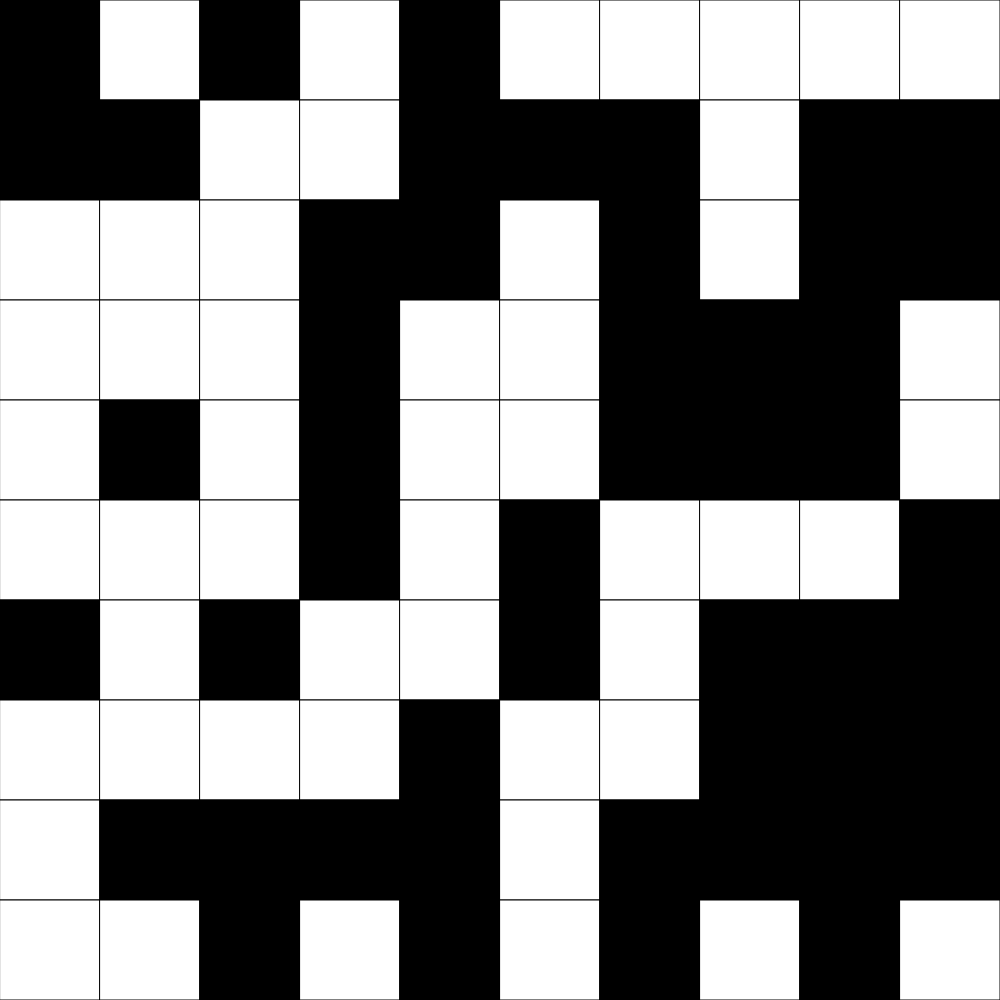
Frame 1 (no input)
Frame 60 (no input): identical to frame 1, image omitted
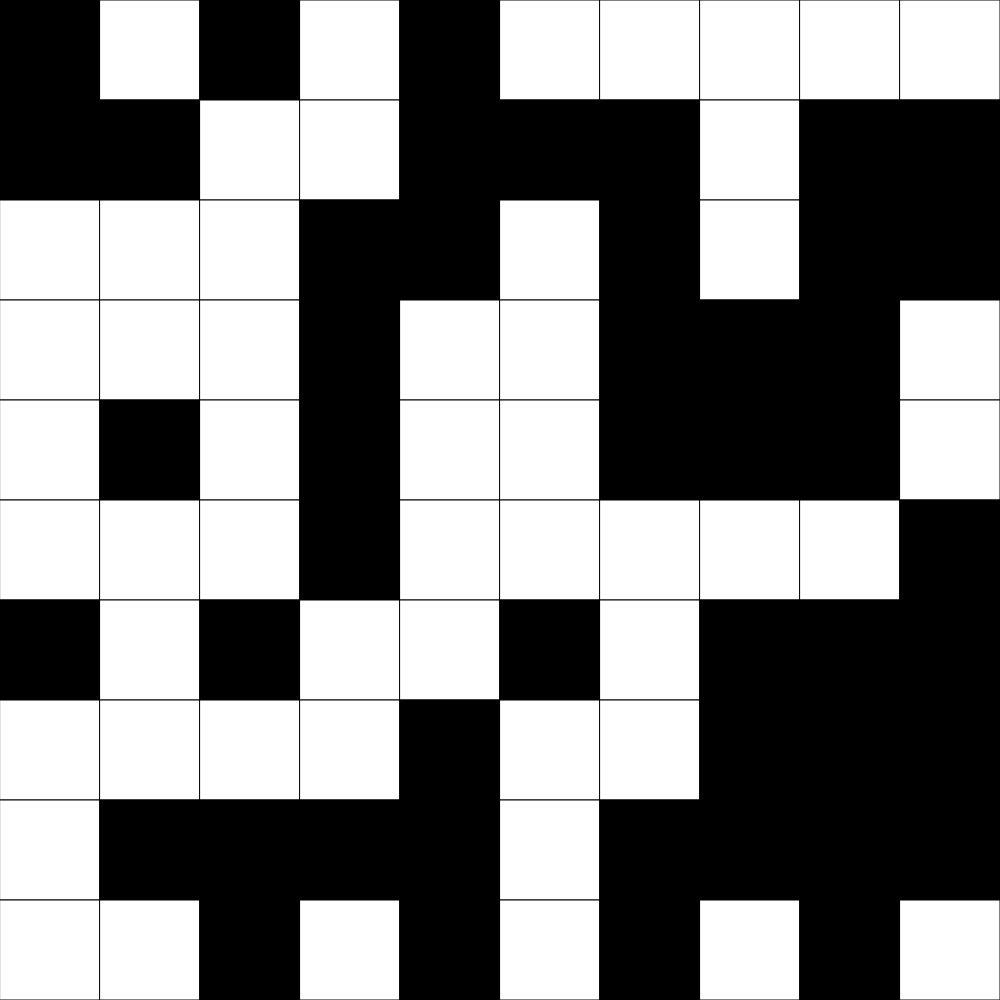
Frame 120 (the mouse pressed at the canvas centre since frame 60)

The p5.js sketch that drew these frames (run headless with seeded random() and noise() and a simulated clock; from frame 60 on, the mouse is pressed at the canvas centre):

// p5.js sketch
// ── sketch.js
// 2D Grid

// if you are hard-coding a level, I'd use something like this

// let grid = [[1, 0, 0, 1],
//             [0, 1, 0, 1],
//             [1, 1, 0, 0],
//             [1, 0, 1, 1],
//             [0, 0, 0, 1],
//             [0, 0, 1, 1],
//             [0, 1, 0, 1],
//             [0, 0, 0, 1]];

let grid;
let cellSize;
const GRID_SIZE = 10;
let toggleStyle = "self";

function setup() {
  //make the canvas the largest square that you can...
  if (windowWidth < windowHeight) {
    createCanvas(windowWidth, windowWidth);
  }
  else {
    createCanvas(windowHeight, windowHeight);
  }

  //if randomizing the grid, do this:
  grid = generateRandomGrid(GRID_SIZE, GRID_SIZE);
  
  //this is dumb -- should check if this is the right size!
  cellSize = height/grid.length;
}

function windowResized() {
  //make the canvas the largest square that you can...
  if (windowWidth < windowHeight) {
    resizeCanvas(windowWidth, windowWidth);
  }
  else {
    resizeCanvas(windowHeight, windowHeight);
  }

  cellSize = height/grid.length;
}

function draw() {
  background(220);
  displayGrid();
}

function keyPressed() {
  if (key === "r") {
    grid = generateRandomGrid(GRID_SIZE, GRID_SIZE);
  }

  if (key === "e") {
    grid = generateEmptyGrid(GRID_SIZE, GRID_SIZE);
  }

  if (key === "n") {
    toggleStyle = "neighbours";
  }

  if (key === "s") {
    toggleStyle = "self";
  }
}

function mousePressed() {
  let x = Math.floor(mouseX/cellSize);
  let y = Math.floor(mouseY/cellSize);

  //toggle self
  toggleCell(x, y);

  // and NESW neighbours, if style is set to neighbours
  if (toggleStyle === "neighbours") {
    toggleCell(x + 1, y);
    toggleCell(x - 1, y);
    toggleCell(x, y + 1);
    toggleCell(x, y - 1);
  }
}

function toggleCell(x, y) {
  // make sure the cell you're toggling is in the grid...
  if (x < GRID_SIZE && y < GRID_SIZE &&
      x >= 0 && y >= 0) {
    //toggle the color of the cell
    if (grid[y][x] === 0) {
      grid[y][x] = 1;
    }
    else {
      grid[y][x] = 0;
    }
  }
}

function displayGrid() {
  for (let y = 0; y < grid.length; y++) {
    for (let x = 0; x < grid[y].length; x++) {
      if (grid[y][x] === 1) {
        fill("black");
      }
      else {
        fill("white");
      }
      square(x * cellSize, y * cellSize, cellSize);
    }
  }
}

function generateRandomGrid(cols, rows) {
  let emptyArray = [];
  for (let y = 0; y < rows; y++) {
    emptyArray.push([]);
    for (let x = 0; x < cols; x++) {
      //half the time, be a 1. Other half, be a 0.
      if (random(100) < 50) {
        emptyArray[y].push(0);
      }
      else {
        emptyArray[y].push(1);
      }
    }
  }
  return emptyArray;
}

function generateEmptyGrid(cols, rows) {
  let emptyArray = [];
  for (let y = 0; y < rows; y++) {
    emptyArray.push([]);
    for (let x = 0; x < cols; x++) {
      emptyArray[y].push(0);
    }
  }
  return emptyArray;
}
